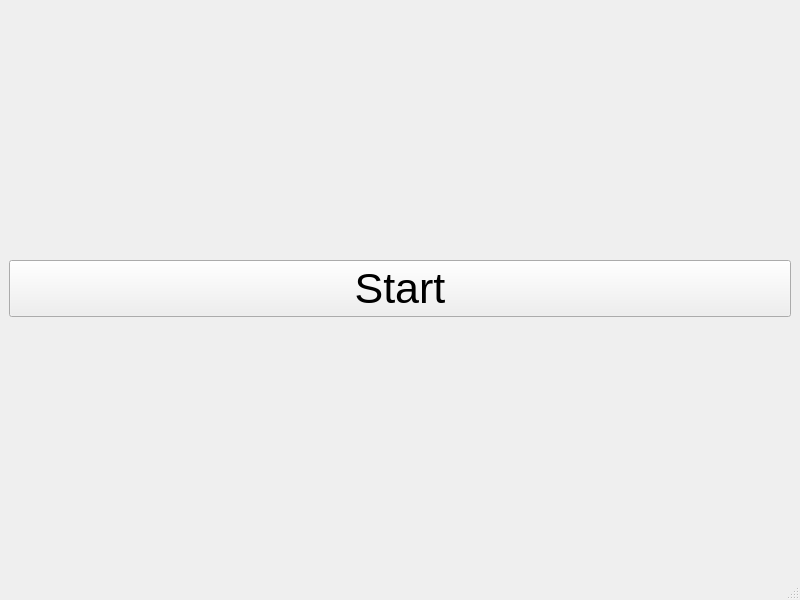
<?xml version="1.0" encoding="UTF-8"?>
<ui version="4.0">
 <class>MainWindow</class>
 <widget class="QMainWindow" name="MainWindow">
  <property name="geometry">
   <rect>
    <x>0</x>
    <y>0</y>
    <width>800</width>
    <height>600</height>
   </rect>
  </property>
  <property name="focusPolicy">
   <enum>Qt::TabFocus</enum>
  </property>
  <property name="windowTitle">
   <string>MainWindow</string>
  </property>
  <widget class="QWidget" name="m_centralwidget">
   <layout class="QGridLayout" name="m_mainWindowGridLayout">
    <item row="0" column="0">
     <layout class="QGridLayout" name="gridLayout_2">
      <item row="0" column="0">
       <widget class="QPushButton" name="m_startButton">
        <property name="font">
         <font>
          <pointsize>32</pointsize>
         </font>
        </property>
        <property name="text">
         <string>Start</string>
        </property>
       </widget>
      </item>
     </layout>
    </item>
   </layout>
  </widget>
  <widget class="QMenuBar" name="menubar">
   <property name="geometry">
    <rect>
     <x>0</x>
     <y>0</y>
     <width>800</width>
     <height>26</height>
    </rect>
   </property>
  </widget>
  <widget class="QStatusBar" name="statusbar"/>
 </widget>
 <resources/>
 <connections/>
</ui>
